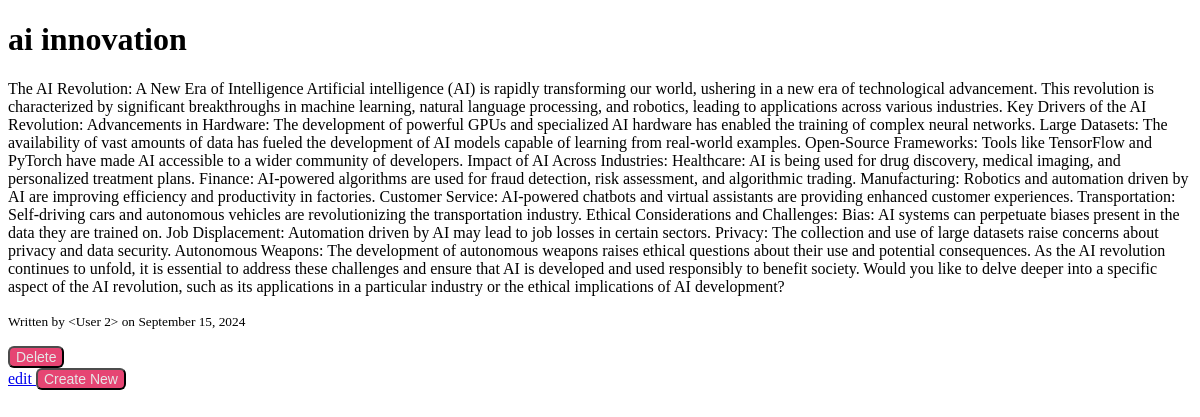
/post/1, run on the app's committed database.
### models.py (models this page shows, shortened)
class Post(db.Model):
    id = db.Column(db.Integer, primary_key=True)
    title = db.Column(db.String(128), nullable=False)
    content = db.Column(db.Text, nullable=False)
    author_id = db.Column(db.Integer, db.ForeignKey('user.id'), nullable=False)
    author = db.relationship('User', backref=db.backref('posts', lazy=True))
    date_posted = db.Column(db.DateTime, nullable=False, default=datetime.utcnow)

### app.py (the view)
@app.route('/post/<int:post_id>', strict_slashes=False)
def view_post(post_id):
    post = Post.query.get_or_404(post_id)
    return render_template('view_post.html', post=post)

### templates/view_post.html (shortened to what this page needs)
<!DOCTYPE html>
<html lang="en">
<head>
    <link rel="stylesheet" href="{{ url_for('static', filename='css/view.css') }}">
</head>
<body>
    <div class="post">
        <h1>{{ post.title }}</h1>
        <p>{{ post.content }}</p>
        <p><small>Written by {{ post.author }} on {{ post.date_posted.strftime('%B %d, %Y') }}</small></p>
    </div>
    <nav>
        <form method="POST" action="{{ url_for('delete_post', post_id=post.id) }}" onsubmit="return confirm('Are you sure you want to delete this post?');">
            <a href="{{ url_for('delete_post', post_id=post.id) }}">
                <button type="submit" class="delete">Delete</button>
            </a>
        </form>
        <a href="{{ url_for('edit_post', post_id=post.id) }}">
            edit
        </a>
        <a href="{{ url_for('create_post', post_id=post.id) }}">
            <button type="submit" class="delete space-x-6">Create New</button>
        </a>
    </nav>
</body>
</html>

### static/css/view.css (style rules this page uses)
.delete { color: white; background-color: #ff4d80; cursor: pointer; border-radius: 0.375rem; font-size: 0.875rem; font-weight: 500; transition: all 0.2s ease-in-out; display: inline-flex; filter: brightness(0.9); }

### data on the page
Post: title "ai innovation", content "The AI Revolution: A New Era of Intelligence Artificial intelligence (AI) is rapidly transforming our world, ushering in a new era of technological advancement. This revolution is characterized by significant breakthroughs in machine learning, natural language processing, and robotics, leading to applications across various industries. Key Drivers of the AI Revolution: Advancements in Hardware: The development of powerful GPUs and specialized AI hardware has enabled the training of complex neural networks. Large Datasets: The availability of vast amounts of data has fueled the development of AI models capable of learning from real-world examples. Open-Source Frameworks: Tools like…", date_posted "September 15, 2024"

### other printed values
{{ post.author }} "<User 2>"
